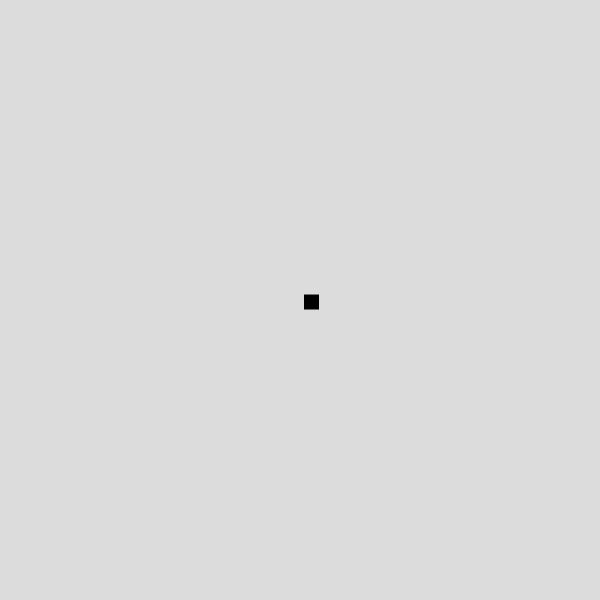
Frame 1 (no input)
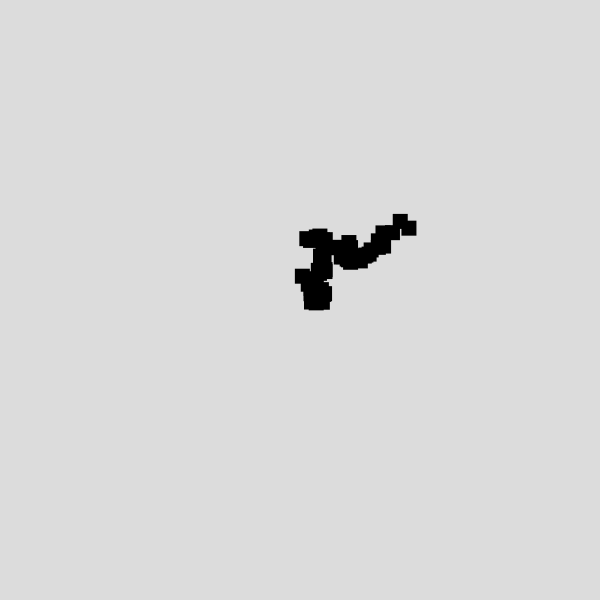
Frame 60 (no input)
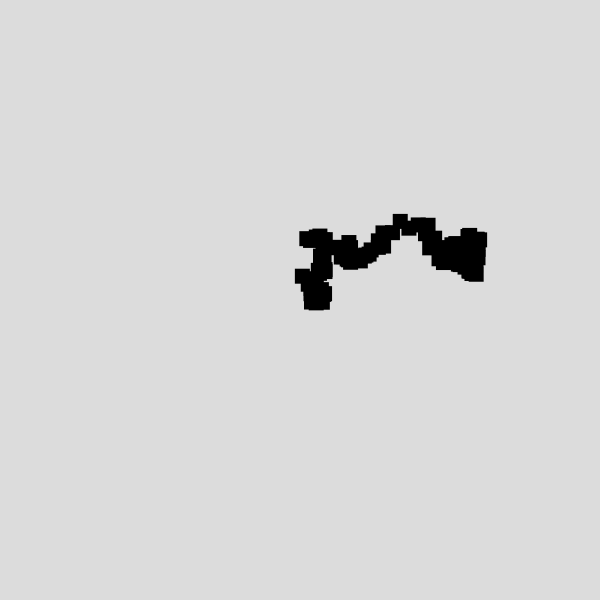
Frame 120 (the mouse pressed at the canvas centre since frame 60)

The p5.js sketch that drew these frames (run headless with seeded random() and noise() and a simulated clock; from frame 60 on, the mouse is pressed at the canvas centre):

// p5.js sketch
// ── sketch.js
// Gaussian Random Walker
//    A simple random walker that uses a Gaussian distribution to determine the
//    step size in the x and y directions. The walker starts in the center of the
//    canvas and takes a step in a random direction each frame.
// The Nature of Code by Daniel Shiffman, Ch. 0 Randomness
//
// Author: Taylor Barringer
// Date:   2025-03-04

let bounds = 50;

function setup() {
  createCanvas(600, 600);
  walker = new Walker();
  background(220);
}

function draw() {
  walker.step();
  walker.show();
}

class Walker {
  constructor() {
    this.x = width / 2;
    this.y = height / 2;
  }

  show() {
    fill(0, 0, 0);
    noStroke();
    square(this.x, this.y, 15);
  }

  step() {
    let xStep = randomGaussian(0, 3);
    let yStep = randomGaussian(0, 3);
    this.x += xStep;
    this.y += yStep;

    // If close to an edge, apply a repelling force
    let edgeThreshold = 120; // How close it gets before repelling
    let repelFactor = 0.03; // Strength of the repel force

    if (this.x < edgeThreshold) xStep += (edgeThreshold - this.x) * repelFactor;
    if (this.x > width - edgeThreshold)
      xStep -= (this.x - (width - edgeThreshold)) * repelFactor;
    if (this.y < edgeThreshold) yStep += (edgeThreshold - this.y) * repelFactor;
    if (this.y > height - edgeThreshold)
      yStep -= (this.y - (height - edgeThreshold)) * repelFactor;

    // Constrain within bounds
    this.x = max(50, min(width - 50, this.x + xStep));
    this.y = max(50, min(height - 50, this.y + yStep));
  }
}

// ── style.css
/* Basic reset */
* {
    margin: 0;
    padding: 0;
    box-sizing: border-box;
}

/* Full height and width for the body */
html, body {
    height: 100%;
    width: 100%;
    margin: 0;
}

body {
    display: flex;
    flex-direction: column; /* Stack the elements vertically */
}

/* Header container - flex layout to align titles */
header {
    display: flex;
    align-items: center; /* Align items vertically */
    width: 100%;
    padding: 10px 20px; /* Add some padding */
    position: relative;
}

/* Title for the blog (left-aligned) */
#blog-title {
    font-weight: bold;
    font-size: 1.2em;
}

/* Title for the project sketch, centered in the header */
#sketch-title {
    position: absolute; /* Absolutely position it */
    left: 50%;           /* Center horizontally */
    transform: translateX(-50%); /* Correct for element width */
    text-align: center;
    font-weight: normal;
    top: 50%; /*  Vertically center the title */
    transform: translate(-50%, -50%);
    padding-top: 9px;
    font-size: 1.1em;
}

#author{
    position: absolute; /* Absolutely position it */
    right: -5%;           /* Center horizontally */
    transform: translateX(-50%); /* Correct for element width */
    text-align: right;
    font-weight: normal;
    top: 50%; /*  Vertically center the title */
    transform: translate(-50%, -50%);
    padding-top: 9px;
    font-size: .90em;
}

/* Main container for the p5.js sketch */
main {
    flex: 1; /* Takes up remaining vertical space */
    display: flex;
    justify-content: center; /* Horizontally center the sketch */
    align-items: center;     /* Vertically center the sketch */
}

#sketch {
    /* Optional:  If you want to constrain the sketch size */
    /* max-width: 80%; */
    /* max-height: 80%; */
}
